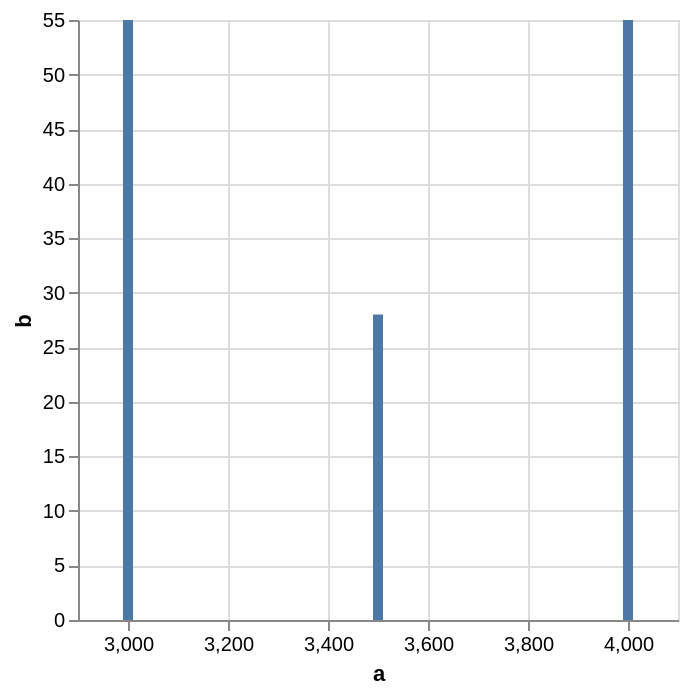

Describe this chart as a Vega-Lite specification.
### Vega-Lite specification from a JSON file in a GitHub repository (floating-point values rounded to 4 significant figures)
{"$schema": "https://vega.github.io/schema/vega-lite/v5.json", "data": {"values": [{"a": 3000, "b": 55}, {"a": 3500, "b": 28}, {"a": 4000, "b": 55}]}, "mark": "bar", "encoding": {"x": {"field": "a", "type": "quantitative"}, "y": {"field": "b", "type": "quantitative", "scale": {"type": "pow"}}}}
